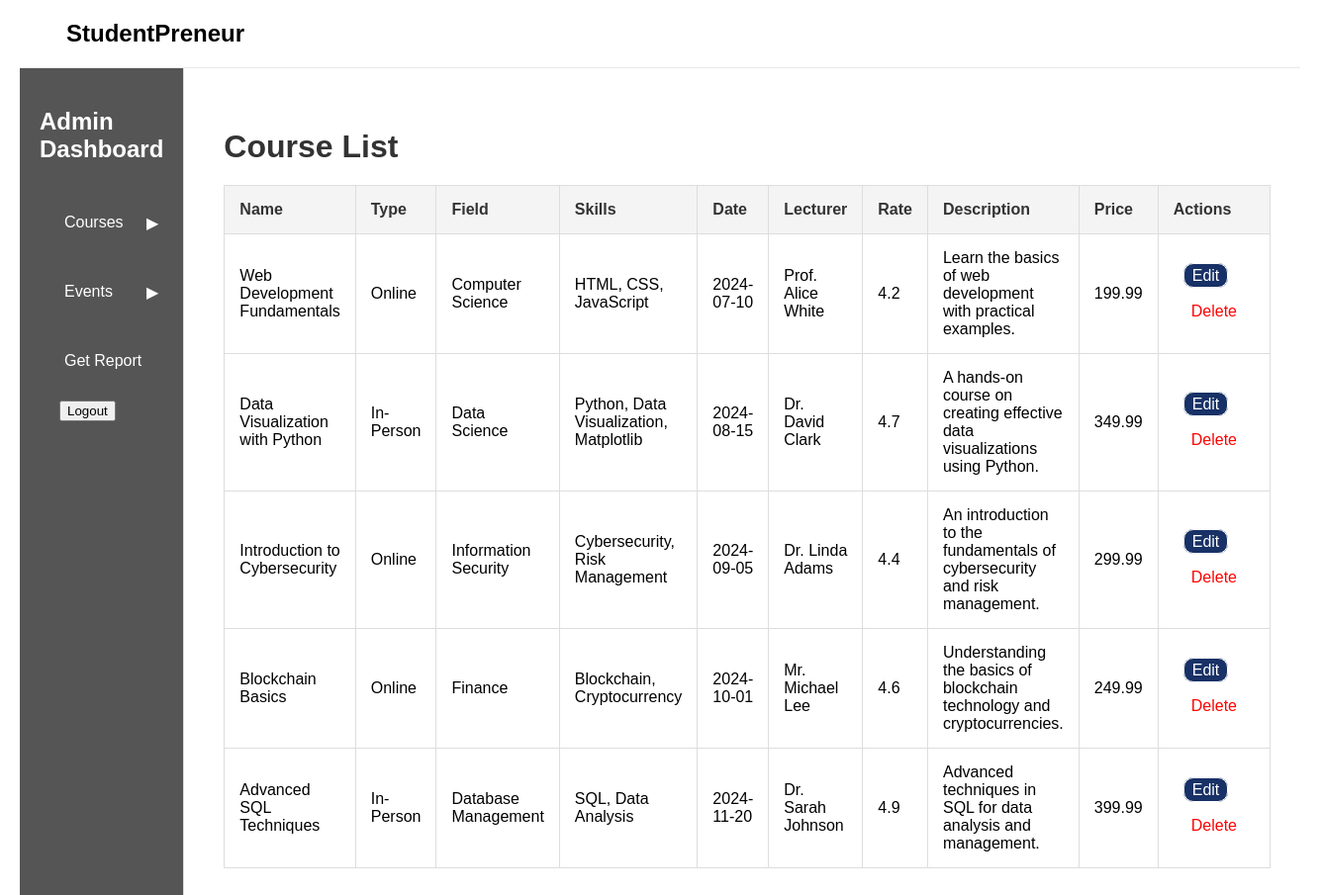
Screenshot of /admin.php?page=course_list with the database file from the repository.
### tables this page shows
CREATE TABLE IF NOT EXISTS `course` (
  `id` INT(11) NOT NULL AUTO_INCREMENT,
  `name` VARCHAR(255) NOT NULL,
  `type` VARCHAR(100) NOT NULL,
  `field` VARCHAR(100) NOT NULL,
  `related_skills` TEXT NOT NULL,
  `date` DATE NOT NULL,
  `lecturer` VARCHAR(255) NOT NULL,
  `rate` FLOAT DEFAULT 0,
  `descriptions` TEXT NOT NULL,
  `price` DECIMAL(10, 2) NOT NULL,
  PRIMARY KEY (`id`)
);

### course_list.php (the view, shortened to what this page needs)
<div class="content">
	<h1 class="course-title">Course List</h1>
	<?php
	include 'db_connect.php';
	$sql = "SELECT * FROM course";
	$result = $conn->query($sql);
	if ($result->num_rows > 0) {
		echo "<table class='course-table'>
            <thead>
                <tr>
                    <th>Name</th>
                    <th>Type</th>
                    <th>Field</th>
                    <th>Skills</th>
                    <th>Date</th>
                    <th>Lecturer</th>
                    <th>Rate</th>
                    <th>Description</th>
                    <th>Price</th>
                    <th>Actions</th>
                </tr>
            </thead>
            <tbody>";
		while ($row = $result->fetch_assoc()) {
			echo "<tr>
                <td>" . htmlspecialchars($row["name"]) . "</td>
                <td>" . htmlspecialchars($row["type"]) . "</td>
                <td>" . htmlspecialchars($row["field"]) . "</td>
                <td>" . htmlspecialchars($row["related_skills"]) . "</td>
                <td>" . htmlspecialchars($row["date"]) . "</td>
                <td>" . htmlspecialchars($row["lecturer"]) . "</td>
                <td>" . htmlspecialchars($row["rate"]) . "</td>
                <td>" . htmlspecialchars($row["descriptions"]) . "</td>
                <td>" . htmlspecialchars($row["price"]) . "</td>
                <td>
                    <a href='admin.php?page=course_list&edit_id=" . urlencode($row["id"]) . "' class='edit-link'>Edit<br></a>
                    <br>
					<a href='admin.php?page=course_list&delete_id=" . urlencode($row["id"]) . "' class='delete-link' onclick='return confirm(\"Are you sure you want to delete this course?\")'>Delete</a>
                </td>
            </tr>";
		}
		echo "</tbody></table>";
	}
	?>
</div>

### styleadmin.css (style rules this page uses)
body { font-family: Arial, sans-serif; margin: auto 20px; padding: 0; box-sizing: border-box; }
a { text-decoration: none; color: inherit; }
.content { flex: 1; padding: 20px; box-sizing: border-box; }
.course-title { font-size: 2em; color: #333; margin-bottom: 20px; }
.course-table { border-collapse: collapse; margin-bottom: 0; }
.course-table th, .course-table td { border: 1px solid #ddd; padding: 15px; text-align: left; }
.course-table th { background-color: #f4f4f4; color: #333; }
.course-table td { background-color: #fff; }
.edit-link { color: #ffffff; border: 1px solid; text-decoration: none; border-radius: 10px; background-color: #183166; padding: 3px 8px; margin-left: 10px; }
.delete-link { color: #ff0303; text-decoration: none; border-radius: 10px; padding: 3px 8px; margin: 10px; }

### rows the page displays
course: name "Web Development Fundamentals", type "Online", field "Computer Science", related_skills "HTML, CSS, JavaScript", date "2024-07-10", lecturer "Prof. Alice White", rate "4.2", descriptions "Learn the basics of web development with practical examples.", price "199.99"
course: name "Data Visualization with Python", type "In-Person", field "Data Science", related_skills "Python, Data Visualization, Matplotlib", date "2024-08-15", lecturer "Dr. David Clark", rate "4.7", descriptions "A hands-on course on creating effective data visualizations using Python.", price "349.99"
course: name "Introduction to Cybersecurity", type "Online", field "Information Security", related_skills "Cybersecurity, Risk Management", date "2024-09-05", lecturer "Dr. Linda Adams", rate "4.4", descriptions "An introduction to the fundamentals of cybersecurity and risk management.", price "299.99"
course: name "Blockchain Basics", type "Online", field "Finance", related_skills "Blockchain, Cryptocurrency", date "2024-10-01", lecturer "Mr. Michael Lee", rate "4.6", descriptions "Understanding the basics of blockchain technology and cryptocurrencies.", price "249.99"
course: name "Advanced SQL Techniques", type "In-Person", field "Database Management", related_skills "SQL, Data Analysis", date "2024-11-20", lecturer "Dr. Sarah Johnson", rate "4.9", descriptions "Advanced techniques in SQL for data analysis and management.", price "399.99"
